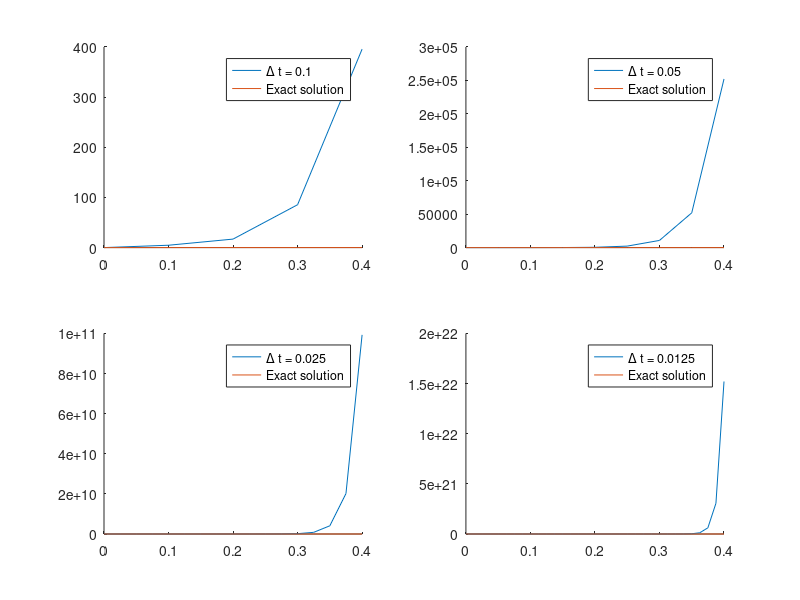

Write the MATLAB code that produced this figure.
%% Method 1
clear;
h_tot = [1/10 1/20 1/40 1/80];
y_next = @(y_current, y_previous, h_spec) 4*y_current*(h_spec-1) + y_previous*(2*h_spec + 5);
y_exact = @(x) exp(x);
hold on;
for idx = 1:numel(h_tot)
    clear y t;
    h = h_tot(idx);
    y(1) = 1;
    y(2) = y_next(1, 0, h);
    i = 3;
    t(1) = 0;
    t(2) = h;
    while (i-1)*h <= 0.4
        y(i) = y_next(y(i-1), y(i-2), h);
        t(i) = (i-1)*h;
        i = i + 1;
    end
    subplot(2,2, idx);
    hold on;
    %plot(t, y, 'o-');
    %plot(x, y_exact(x));
    x = linspace(0, 0.4, length(t));
    error = abs(y_exact(x)-y);
    plot(x, error);
    legend(['\Delta t = ' num2str(h)], 'Exact solution');
end

%% Method 2
clear;
h_tot = [1/10 1/20 1/40 1/80];
y_next = @(y_current, y_previous, h_spec) y_current*((3/2)*h_spec+1) - y_previous*((1/2)*h_spec);
y_exact = @(x) exp(x);
hold on;
for idx = 1:numel(h_tot)
    clear y t;
    h = h_tot(idx);
    y(1) = 1;
    y(2) = y_next(1, 0, h);
    i = 3;
    t(1) = 0;
    t(2) = h;
    while (i-1)*h <= 0.4
        y(i) = y_next(y(i-1), y(i-2), h);
        t(i) = (i-1)*h;
        i = i + 1;
    end
    subplot(2,2, idx);
    hold on;
    %plot(t, y, 'o-');
    x = linspace(0, 0.4, length(t));
    error = abs(y_exact(x)-y);
    plot(x, error);
    legend(['\Delta t = ' num2str(h)], 'Exact solution');
end